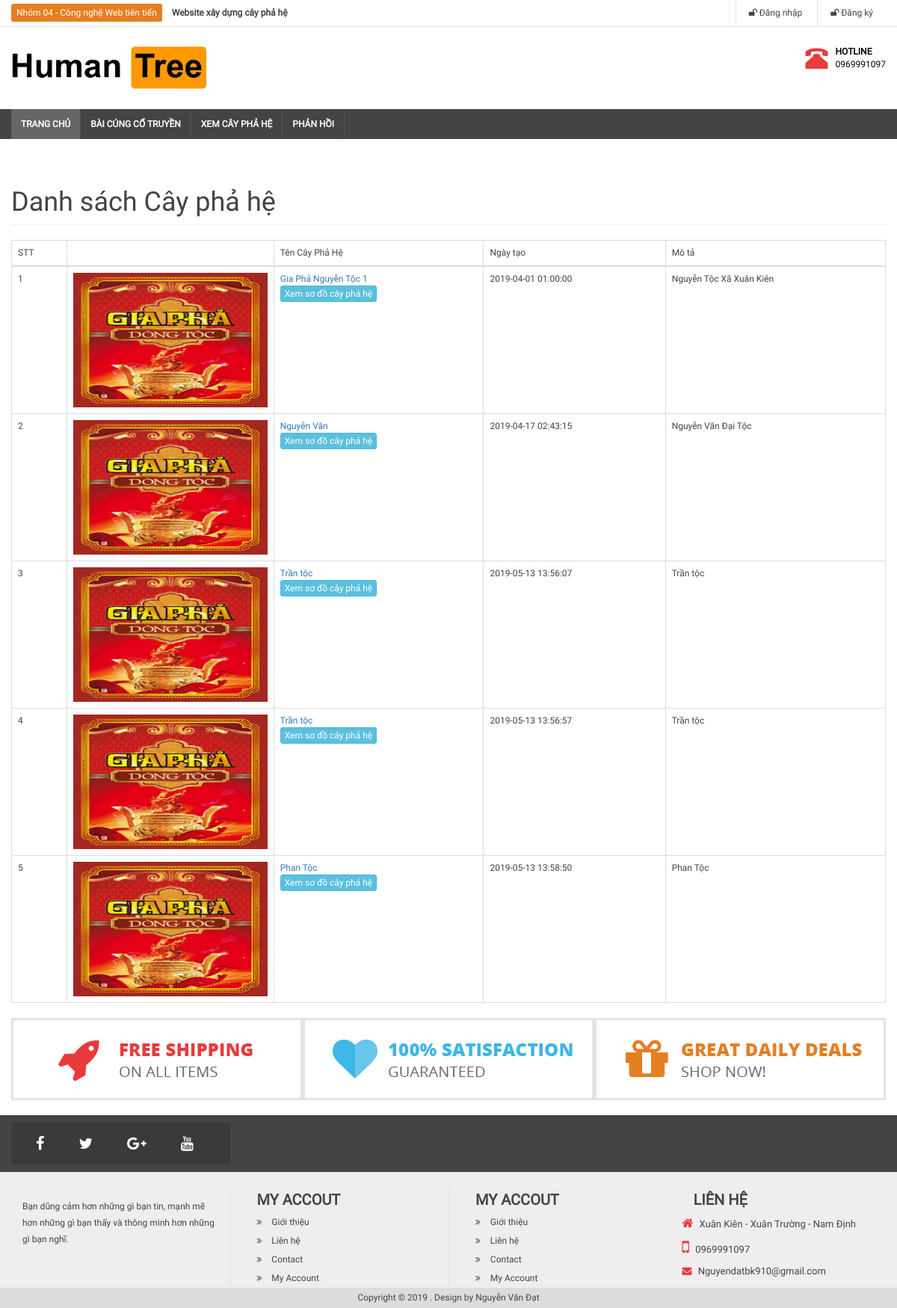
/danhsachcay.php, run on the app's committed database.
### tables this page shows
CREATE TABLE `tree` (
  `id` int(11) NOT NULL,
  `iduser` int(11) NOT NULL,
  `idper0` int(11) NOT NULL,
  `name` varchar(100) NOT NULL,
  `des` varchar(100) NOT NULL,
  `date` timestamp NULL DEFAULT CURRENT_TIMESTAMP
);

### libraries/database.php (called while the page is built, shortened)
<?php
    class Database
    {
        public $link;
        public function __construct()
        {
            $this->link = mysqli_connect("localhost","root","","webtree") or die ();
            mysqli_set_charset($this->link,"utf8");
        }
        public function fetchsql( $sql )
        {
            $result = mysqli_query($this->link,$sql) or die("Lỗi  truy vấn sql " .mysqli_error($this->link));
            $data = [];
            if( $result)
            {
                while ($num = mysqli_fetch_assoc($result))
                {
                    $data[] = $num;
                }
            }
            return $data;
        }
    }
?>

### autoload/autoload.php (called while the page is built, shortened)
<?php
	require_once __DIR__. "/../libraries/database.php";
	require_once __DIR__. "/../libraries/function.php";
	$db = new database;
?>

### libraries/function.php (called while the page is built, shortened)
<?php
    function base_url()
    {
        return $url  = "http://localhost/WebPhaHe/";
    }
    function uploads()
    {
        return base_url() . "public/uploads/";
    }
 ?>

### danhsachcay.php (the view, shortened to what this page needs)
<?php
require_once __DIR__ . "/autoload/autoload.php";
$sql = "SELECT * FROM tree";
$tree = $db->fetchsql($sql);
?>
<?php require_once __DIR__ . "/layouts/header.php" ?>
    <div class="row">
        <div class="col-lg-12">
            <h1 class="page-header">
                Danh sách Cây phả hệ
            </h1>
        </div>
    </div>
    <div class="row">
        <div class="col-md-12">
            <div class="table-responsive">
                <table class="table table-bordered table-hover">
                    <thead>
                    <tr>
                        <th>STT</th>
                        <th></th>
                        <th>Tên Cây Phả Hệ</th>
                        <th>Ngày tạo</th>
                        <th>Mô tả</th>
                    </tr>
                    </thead>
                    <tbody>
                    <?php $stt = 1;
                    foreach ($tree as $item): ?>
                        <tr>
                            <td><?php echo $stt ?></td>
                            <td><a href="drawtree/danhsach.php?id=<?php echo $item['id'] ?>">
                                    <img src="<?php echo uploads() ?>user/giapha.jpg" class="" width="100%" height="180">
                                </a></td>
                            <td><a href="drawtree/danhsach.php?id=<?php echo $item['id'] ?>">
                                    <?php echo $item['name'] ?>
                                </a>
                                <br/>
                                <a class="btn btn-xs btn-info" href="drawtree/danhsach.php?id=<?php echo $item['id'] ?>">Xem sơ đồ cây phả hệ</a>
                            </td>
                            <td><?php echo $item['date'] ?></td>
                            <td><?php echo $item['des'] ?></td>
                        </tr>
                        <?php $stt++; endforeach ?>
                    </tbody>
                </table>
            </div>
        </div>
    </div>
<?php require_once __DIR__ . "/layouts/footer.php" ?>

### public/frontend/css/style.css (style rules this page uses)
* { margin: 0px; padding: 0px; font-size: 12px; font-family: "Roboto"; color: #444; font-weight: 400; }
h1,h2,h3,h4,h5,h6 { padding:0px; margin: 0px; }

### data on the page
tree: name "Gia Phả Nguyễn Tộc 1", date "2019-04-01 01:00:00", des "Nguyễn Tộc Xã Xuân Kiên"
tree: name "Nguyễn Văn", date "2019-04-17 02:43:15", des "Nguyễn Văn Đại Tộc"
tree: name "Trần tộc", date "2019-05-13 13:56:07", des "Trần tộc"
tree: name "Trần tộc", date "2019-05-13 13:56:57", des "Trần tộc"
tree: name "Phan Tộc", date "2019-05-13 13:58:50", des "Phan Tộc"
